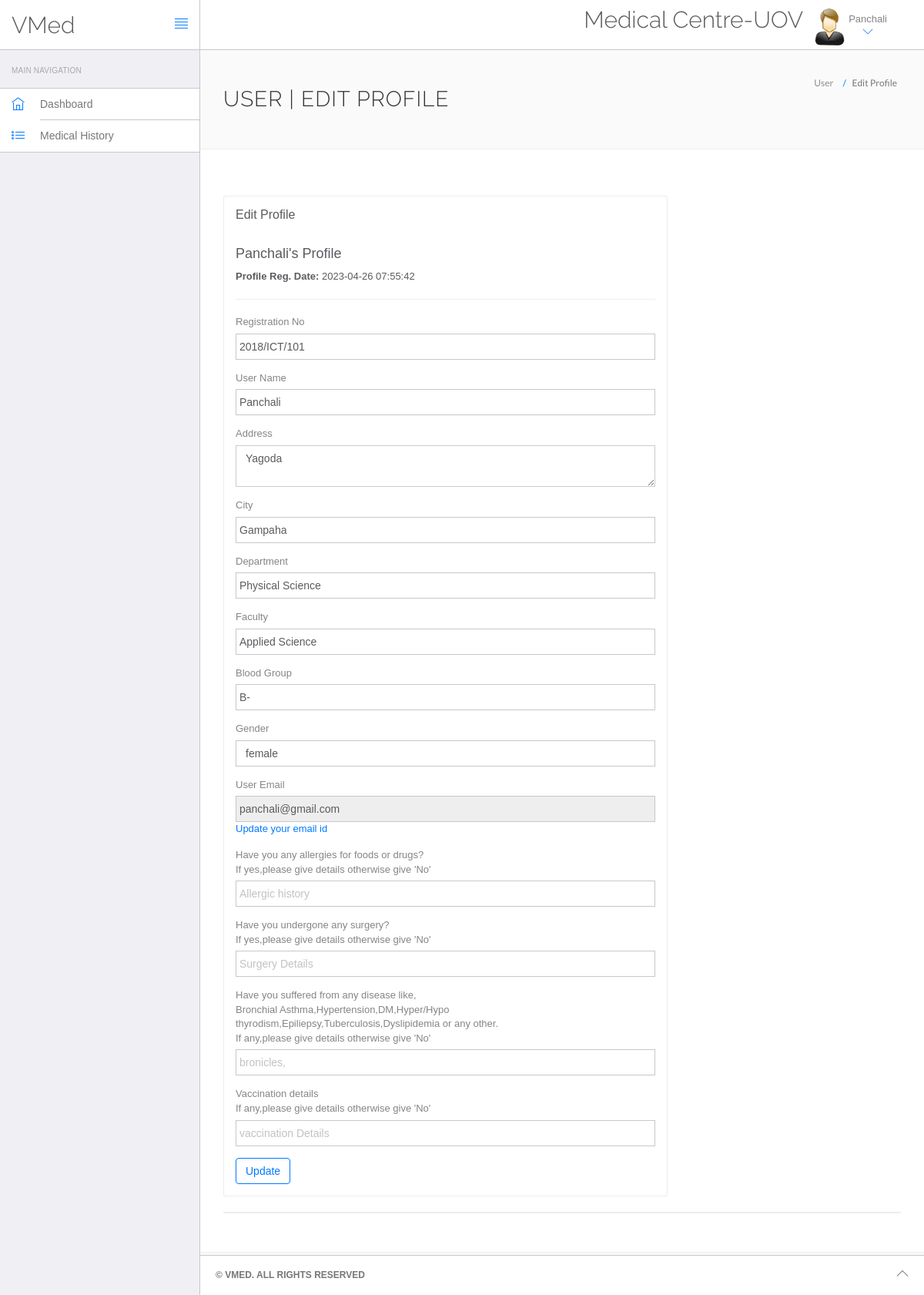
The app's page /VMed/vmed/edit-profile.php (signed in) with its own data.
### tables this page shows
CREATE TABLE `users` (
  `id` varchar(15) NOT NULL,
  `fullName` varchar(255) DEFAULT NULL,
  `address` longtext DEFAULT NULL,
  `city` varchar(255) DEFAULT NULL,
  `course` varchar(255) DEFAULT NULL,
  `department` varchar(255) DEFAULT NULL,
  `faculty` varchar(255) DEFAULT NULL,
  `bloodgroup` text DEFAULT NULL,
  `gender` varchar(255) DEFAULT NULL,
  `allergic` varchar(255) DEFAULT NULL,
  `surgery` varchar(255) DEFAULT NULL,
  `disease` varchar(255) DEFAULT NULL,
  `vaccination` varchar(255) DEFAULT NULL,
  `email` varchar(255) DEFAULT NULL,
  `password` varchar(255) DEFAULT NULL,
  `regDate` timestamp NULL DEFAULT current_timestamp(),
  `updationDate` timestamp NULL DEFAULT NULL ON UPDATE current_timestamp()
);

### VMed/vmed/edit-profile.php (the view, shortened to what this page needs)
<?php
include('include/config.php');
?>
<!DOCTYPE html>
<html lang="en">
	<head>
		<link rel="stylesheet" href="vendor/bootstrap/css/bootstrap.min.css">
		<link rel="stylesheet" href="vendor/fontawesome/css/font-awesome.min.css">
		<link rel="stylesheet" href="vendor/themify-icons/themify-icons.min.css">
		<link href="vendor/animate.css/animate.min.css" rel="stylesheet" media="screen">
		<link href="vendor/perfect-scrollbar/perfect-scrollbar.min.css" rel="stylesheet" media="screen">
		<link href="vendor/switchery/switchery.min.css" rel="stylesheet" media="screen">
		<link href="vendor/bootstrap-touchspin/jquery.bootstrap-touchspin.min.css" rel="stylesheet" media="screen">
		<link href="vendor/select2/select2.min.css" rel="stylesheet" media="screen">
		<link href="vendor/bootstrap-datepicker/bootstrap-datepicker3.standalone.min.css" rel="stylesheet" media="screen">
		<link href="vendor/bootstrap-timepicker/bootstrap-timepicker.min.css" rel="stylesheet" media="screen">
		<link rel="stylesheet" href="assets/css/styles.css">
		<link rel="stylesheet" href="assets/css/plugins.css">
		<link rel="stylesheet" href="assets/css/themes/theme-1.css" id="skin_color" />
	</head>
	<body>
		<div id="app">
<?php include('include/sidebar.php');?>
			<div class="app-content">
				<?php include('include/header.php');?>
				<div class="main-content" >
					<div class="wrap-content container" id="container">
						<section id="page-title">
							<div class="row">
								<div class="col-sm-8">
									<h1 class="mainTitle">User | Edit Profile</h1>
								</div>
								<ol class="breadcrumb">
									<li>
										<span>User </span>
									</li>
									<li class="active">
										<span>Edit Profile</span>
									</li>
								</ol>
							</div>
						</section>
						<div class="container-fluid container-fullw bg-white">
							<div class="row">
								<div class="col-md-12">
									<div class="row margin-top-30">
										<div class="col-lg-8 col-md-12">
											<div class="panel panel-white">
												<div class="panel-heading">
													<h5 class="panel-title">Edit Profile</h5>
												</div>
												<div class="panel-body">
													<?php
													$sql=mysqli_query($con,"select * from users where id='".$_SESSION['id']."'");
													while($data=mysqli_fetch_array($sql))
													{
													?>
													<h4><?php echo htmlentities($data['fullName']);?>'s Profile</h4>
													<p><b>Profile Reg. Date: </b><?php echo htmlentities($data['regDate']);?></p>
													<hr />
													<form role="form" name="edit" method="post">
														<div class="form-group">
															<label for="reg_no">Registration No</label>
															<input type="text" name="reg_no" class="form-control" value="<?php echo htmlentities($data['id']);?>" >
														</div>
														<div class="form-group">
															<label for="full_name">User Name</label>
															<input type="text" name="full_name" class="form-control" value="<?php echo htmlentities($data['fullName']);?>" >
														</div>
														<div class="form-group">
															<label for="address">Address</label>
														<textarea name="address" class="form-control"><?php echo htmlentities($data['address']);?></textarea>
														</div>
														<div class="form-group">
															<label for="city">City</label>
															<input type="text" name="city" class="form-control" required="required"  value="<?php echo htmlentities($data['city']);?>" >
														</div>
														<div class="form-group">
															<label for="department">Department</label>
															<input type="text" name="department" class="form-control" required="required"  value="<?php echo htmlentities($data['department']);?>" >
														</div>
														<div class="form-group">
															<label for="faculty">Faculty</label>
															<input type="text" name="faculty" class="form-control" required="required"  value="<?php echo htmlentities($data['faculty']);?>" >
														</div>
														<div class="form-group">
															<label for="blood_group">Blood Group</label>
															<input type="text" name="blood_group" class="form-control" required="required"  value="<?php echo htmlentities($data['bloodgroup']);?>" >
														</div>
														<div class="form-group">
															<label for="gender">Gender</label>
															<select name="gender" class="form-control" required="required" >
															<option value="<?php echo htmlentities($data['gender']);?>"><?php echo htmlentities($data['gender']);?></option>
															</select>
														</div>
														<div class="form-group">
															<label for="fess">User Email</label>
															<input type="email" name="uemail" class="form-control"  readonly="readonly"  value="<?php echo htmlentities($data['email']);?>">
															<a href="change-emaild.php">Update your email id</a>
														</div>
														<div class="form-group">
															<label for="allergic">Have you any allergies for foods or drugs?<br/>If yes,please give details otherwise give 'No'</label>
															<input type="text" name="allergic" class="form-control" required="required" placeholder="Allergic history" value="<?php echo htmlentities($data['allergic']);?>">
														</div>
														<div class="form-group">
															<label for="surgery">Have you undergone any surgery?<br/>If yes,please give details otherwise give 'No'</label>
															<input type="text" name="surgery" class="form-control" required="required" placeholder="Surgery Details" value="<?php echo htmlentities($data['surgery']);?>">
														</div>
														<div class="form-group">
															<label for="disease">Have you suffered from any disease like,<br/> Bronchial Asthma,Hypertension,DM,Hyper/Hypo thyrodism,Epiliepsy,Tuberculosis,Dyslipidemia or any other.<br/>If any,please give details otherwise give 'No'</label>
															<input type="text" name="disease" class="form-control" required="required" placeholder="bronicles," value="<?php echo htmlentities($data['disease']);?>">
														</div>
														<div class="form-group">
															<label for="vaccination">Vaccination details <br/>If any,please give details otherwise give 'No'</label>
															<input type="text" name="vaccination" class="form-control" required="required" placeholder="vaccination Details" value="<?php echo htmlentities($data['vaccination']);?>">
														</div>
														<button type="submit" name="submit" class="btn btn-o btn-primary">Update</button>
													</form>
													<?php } ?>
												</div>
											</div>
										</div>
									</div>
								</div>
								<div class="col-lg-12 col-md-12">
										<div class="panel panel-white">
										</div>
								</div>
							</div>
						</div>
					</div>
				</div>
			</div>
			<?php include('include/footer.php');?>
		</div>
	</body>
</html>

### VMed/vmed/assets/css/themes/theme-1.css (style rules this page uses)
body { background: #FAFAFA; }

### records on screen
users: fullName "Panchali", regDate "2023-04-26 07:55:42", reg_no "2018/ICT/101", full_name "Panchali", address "Yagoda", city "Gampaha", department "Physical Science", faculty "Applied Science", blood_group "B-", gender "female", uemail "panchali@gmail.com"

### other values on screen
$row['fullName'] "Panchali"
